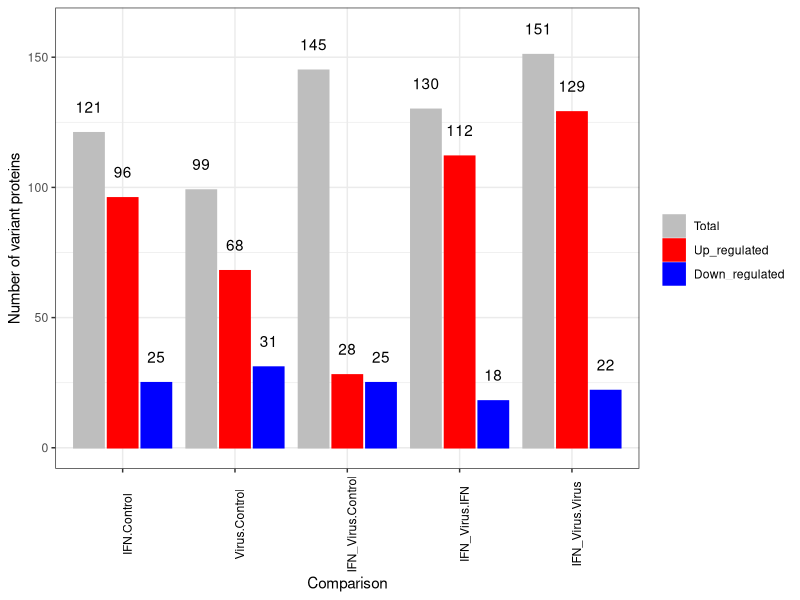
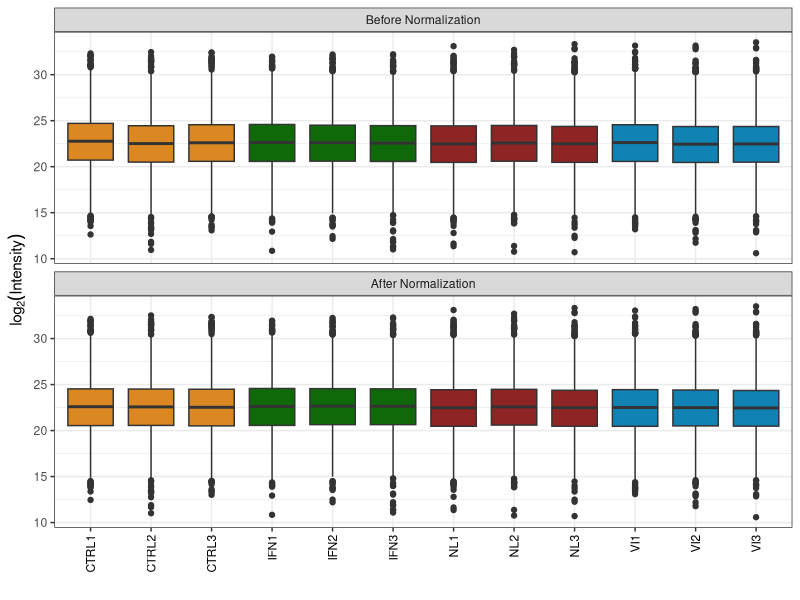

Source code (R) for these figures, in order:
## ---- chunk 1
knitr::opts_chunk$set(echo = TRUE, 
                      root.dir = "E:/amita")
library(magrittr)
library(reshape2)
library(tidyverse)

## ---- chunk 2
org.adj.pVal <- read.delim("qval_zscore_stat.txt", header = T, stringsAsFactors = F)

qval <- org.adj.pVal[, c("Accession", grep("qvalue", colnames(org.adj.pVal), value = T))]
colnames(qval) <-  gsub("_qvalue", "", colnames(qval))

zscore_ratio <- org.adj.pVal[, c("Accession", grep("ZscRatio", colnames(org.adj.pVal), value = T))]
colnames(zscore_ratio) <- gsub("_ZscRatio", "", colnames(zscore_ratio))

status <- org.adj.pVal[, c("Accession", grep("stat", colnames(org.adj.pVal), value = T))]
colnames(status) <- gsub("_statVariant", "", colnames(status))
## ---- chunk 3
melt_qval <- melt(qval, id = "Accession") %>% cbind(Variable = "qValue")
melt_zscore <- melt(zscore_ratio, id = "Accession") %>% cbind(Variable = "zscore_ratio")
melt_status <- melt(status, id = "Accession") %>% cbind(Variable = "status")
colnames(melt_qval)[2] <- colnames(melt_zscore)[2] <- colnames(melt_status)[2] <- "Test"

for_plots <- data.frame(melt_qval, melt_zscore %>% select(value), melt_status %>% select(value))
colnames(for_plots) <- c("Accession", "Test", "qValue", "variable", "Zscore_ratio", "Status")
for_plots$variable = NULL

Total <- Down_regulated <- Up_regulated <- c()
summary_plot <- data.frame(matrix(nrow = 0, ncol = 3))
dap <- list()
for (i in levels(for_plots$Test)) {
  dap[[i]] <- status[status[, i] == "VARIANT", "Accession"]
  Total <- length(dap[[i]])
  Up_regulated <- length(zscore_ratio[ zscore_ratio$Accession %in% dap[[i]] & zscore_ratio[, i] < -1.96, i])
  Down_regulated <- length(zscore_ratio[ zscore_ratio$Accession %in% dap[[i]] & zscore_ratio[, i]  > 1.96, i])
  summary_plot <- rbind(summary_plot, c(Total, Up_regulated, Down_regulated)) %>% as.data.frame()
  colnames(summary_plot) <- c("Total", "Up_regulated", "Down_regulated")

}
rownames(summary_plot) <- summary_plot$Test <- levels(for_plots$Test)
## ---- chunk 4
plot_summary <- reshape2::melt(summary_plot, id = "Test")
plot_summary$Test <- factor(plot_summary$Test, 
                            levels = c("IFN.Control", "Virus.Control", "IFN_Virus.Control", 
                                       "IFN_Virus.IFN", "IFN_Virus.Virus"))
ggplot(plot_summary, aes(Test, value, fill = variable, color = variable)) +
  geom_col(position = "dodge2") + 
  geom_text(aes( label = value, y = value + 10), position = position_dodge(0.9), color = "black") + 
  scale_color_manual(name = "", values = c("grey", "red", "blue"))  +
  scale_fill_manual(name = "", values = c("grey", "red", "blue")) + 
  labs(y = "Number of variant proteins", x = "Comparison") + 
  theme_bw() + theme(axis.text.x = element_text(angle = 90, color = "black"))

## ---- chunk 5
normalized_abundances <- read.delim("normalized_abundances.txt", header = T, stringsAsFactors = F)
normalized_abundances$gene_name <- gsub(".*GN=(\\w+).*", "\\1", normalized_abundances$Description)
norm_abundances <- data.frame(normalized_abundances[,3:14] %>% log2(), 
                              row.names = normalized_abundances$Accession)

plot_boxplot <- melt(norm_abundances)
plot_boxplot$Test <- plot_boxplot$variable <- as.character(plot_boxplot$variable)

for (i in 1:nrow(plot_boxplot)) {
  if (grepl("CTRL", plot_boxplot$Test[i])) {
    plot_boxplot$Test[i] = "Control"
  } else if (grepl("^IFN\\d$", plot_boxplot$Test[i])) {
    plot_boxplot$Test[i] = "IFN"
  } else if (grepl("^VIRUS\\d$", plot_boxplot$Test[i])) {
    plot_boxplot$Test[i] = "NL"
    plot_boxplot$variable[i] = gsub("VIRUS", "NL", plot_boxplot$variable[i])
  } else {
    plot_boxplot$Test[i] = "VI"
    plot_boxplot$variable[i] = gsub("IFN_VIRUS", "VI", plot_boxplot$variable[i])
  }
}
plot_boxplot$Normalization <- "After Normalization"

## ---- chunk 6

normalization_factors <- c(
  "CTRL1" = 1.13, "CTRL2" = 0.96, "CTRL3" = 1.05, 
  "IFN1" = 1.01, "IFN2" = 0.97, "IFN3" = 0.95, 
  "VI1" = 1.08, "VI2" = 0.97, "VI3" = 1.01, 
  "NL1" = 1, "NL2" = 1, "NL3" = 1)

org_abundances <- data.frame(0,0)

for (i in names(normalization_factors)) { 
  if (grepl("VI", i)){ 
    a <- gsub("VI", "IFN_VIRUS", i)
    org_abundances <- data.frame(cbind(org_abundances, (normalized_abundances[, a] * normalization_factors[i]) %>% log2()))
    colnames(org_abundances)[ncol(org_abundances)] <- a
    
  } else if (grepl("NL", i)){ 
    a <- gsub("NL", "VIRUS", i) 
    org_abundances <- data.frame(cbind(org_abundances, (normalized_abundances[, a] * normalization_factors[i]) %>% log2()))
    colnames(org_abundances)[ncol(org_abundances)] <- a
  } else {
    org_abundances <- data.frame(cbind(org_abundances, (normalized_abundances[, i] * normalization_factors[i]) %>% log2()))
    colnames(org_abundances)[ncol(org_abundances)] <- i
  }
}
org_abundances$X0 <- org_abundances$X0.1 <- NULL

rownames(org_abundances) <- normalized_abundances$Accession

plot_boxplot_org <- melt(org_abundances)
plot_boxplot_org$Test <- plot_boxplot_org$variable <- as.character(plot_boxplot_org$variable)

for (i in 1:nrow(plot_boxplot_org)) {
  if (grepl("CTRL", plot_boxplot_org$Test[i])) {
    plot_boxplot_org$Test[i] = "Control"
  } else if (grepl("^IFN\\d$", plot_boxplot_org$Test[i])) {
    plot_boxplot_org$Test[i] = "IFN"
  } else if (grepl("^VIRUS\\d$", plot_boxplot_org$Test[i])) {
    plot_boxplot_org$Test[i] = "NL"
    plot_boxplot_org$variable[i] = gsub("VIRUS", "NL", plot_boxplot_org$variable[i])
  } else {
    plot_boxplot_org$Test[i] = "VI"
    plot_boxplot_org$variable[i] = gsub("IFN_VIRUS", "VI", plot_boxplot_org$variable[i])
  }
}
plot_boxplot_org$Normalization <- "Before Normalization"
## ---- chunk 7
plot_boxplot_org$variable <- factor(plot_boxplot_org$variable, 
                                levels = c(paste0("CTRL", 1:3), paste0("IFN", 1:3),
                                           paste0("VI", 1:3), paste0("NL", 1:3)))
plot_boxplot_org$Test <- factor(plot_boxplot_org$Test, levels = c("Control", "IFN", "VI", "NL"))

joined_plots <- rbind(plot_boxplot, plot_boxplot_org)
joined_plots$Normalization <- factor(joined_plots$Normalization, 
                                     levels = c("Before Normalization", "After Normalization"))

ggplot(joined_plots, aes(variable, value, fill = Test)) + 
  geom_boxplot() + scale_fill_manual(values = c("#db8823", "#106909", "#8f2424", "#1082b3"))+
  labs(x = "", y = expression(log[2](Intensity))) +
  theme_bw() + 
  theme(axis.text.x = element_text(angle = 90, color = "black", hjust = 1, vjust = 0.5),
        legend.position = "none") + 
  facet_wrap(~Normalization, nrow = 2)

